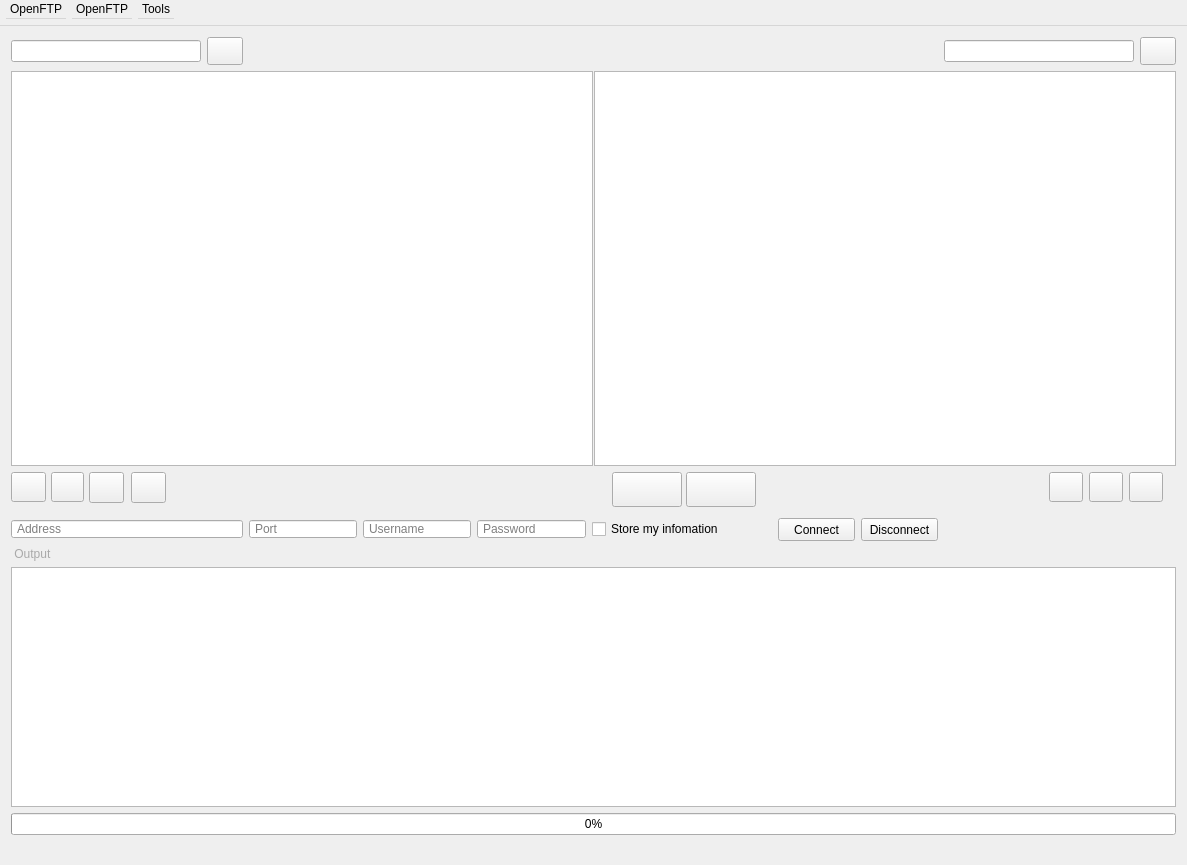
<?xml version="1.0" encoding="UTF-8"?>
<ui version="4.0">
 <class>clientGui</class>
 <widget class="QMainWindow" name="clientGui">
  <property name="geometry">
   <rect>
    <x>0</x>
    <y>0</y>
    <width>1187</width>
    <height>865</height>
   </rect>
  </property>
  <property name="sizePolicy">
   <sizepolicy hsizetype="Fixed" vsizetype="Fixed">
    <horstretch>0</horstretch>
    <verstretch>0</verstretch>
   </sizepolicy>
  </property>
  <property name="windowTitle">
   <string>client</string>
  </property>
  <property name="windowIcon">
   <iconset resource="resources.qrc">
    <normaloff>:/alienIcon/images/icon.png</normaloff>:/alienIcon/images/icon.png</iconset>
  </property>
  <property name="styleSheet">
   <string notr="true"/>
  </property>
  <property name="iconSize">
   <size>
    <width>18</width>
    <height>20</height>
   </size>
  </property>
  <property name="unifiedTitleAndToolBarOnMac">
   <bool>true</bool>
  </property>
  <widget class="QWidget" name="centralWidget">
   <layout class="QGridLayout" name="gridLayout">
    <item row="2" column="0">
     <widget class="QGroupBox" name="groupBox">
      <property name="styleSheet">
       <string notr="true">.QGroupBox{ border:none;}</string>
      </property>
      <property name="title">
       <string/>
      </property>
      <property name="flat">
       <bool>true</bool>
      </property>
      <widget class="QPushButton" name="localReturnButton">
       <property name="geometry">
        <rect>
         <x>40</x>
         <y>0</y>
         <width>33</width>
         <height>30</height>
        </rect>
       </property>
       <property name="sizePolicy">
        <sizepolicy hsizetype="Fixed" vsizetype="Fixed">
         <horstretch>0</horstretch>
         <verstretch>0</verstretch>
        </sizepolicy>
       </property>
       <property name="layoutDirection">
        <enum>Qt::LeftToRight</enum>
       </property>
       <property name="text">
        <string/>
       </property>
       <property name="icon">
        <iconset resource="resources.qrc">
         <normaloff>:/returnIcon/images/return_button.png</normaloff>:/returnIcon/images/return_button.png</iconset>
       </property>
       <property name="iconSize">
        <size>
         <width>21</width>
         <height>22</height>
        </size>
       </property>
      </widget>
      <widget class="QPushButton" name="openFileBrowserButton">
       <property name="geometry">
        <rect>
         <x>78</x>
         <y>0</y>
         <width>35</width>
         <height>31</height>
        </rect>
       </property>
       <property name="maximumSize">
        <size>
         <width>35</width>
         <height>16777215</height>
        </size>
       </property>
       <property name="layoutDirection">
        <enum>Qt::LeftToRight</enum>
       </property>
       <property name="text">
        <string/>
       </property>
       <property name="icon">
        <iconset resource="resources.qrc">
         <normaloff>:/folderIcon/images/folder.png</normaloff>:/folderIcon/images/folder.png</iconset>
       </property>
       <property name="iconSize">
        <size>
         <width>22</width>
         <height>23</height>
        </size>
       </property>
      </widget>
      <widget class="QPushButton" name="localHomeButton">
       <property name="geometry">
        <rect>
         <x>0</x>
         <y>0</y>
         <width>35</width>
         <height>30</height>
        </rect>
       </property>
       <property name="maximumSize">
        <size>
         <width>35</width>
         <height>16777215</height>
        </size>
       </property>
       <property name="layoutDirection">
        <enum>Qt::RightToLeft</enum>
       </property>
       <property name="text">
        <string/>
       </property>
       <property name="icon">
        <iconset resource="resources.qrc">
         <normaloff>:/homeIcon/images/home_button.png</normaloff>:/homeIcon/images/home_button.png</iconset>
       </property>
       <property name="iconSize">
        <size>
         <width>22</width>
         <height>22</height>
        </size>
       </property>
      </widget>
      <widget class="QPushButton" name="deleteButtonLocal">
       <property name="geometry">
        <rect>
         <x>120</x>
         <y>0</y>
         <width>35</width>
         <height>31</height>
        </rect>
       </property>
       <property name="maximumSize">
        <size>
         <width>35</width>
         <height>16777215</height>
        </size>
       </property>
       <property name="text">
        <string/>
       </property>
       <property name="icon">
        <iconset resource="resources.qrc">
         <normaloff>:/deleteIcon/images/delete.png</normaloff>:/deleteIcon/images/delete.png</iconset>
       </property>
       <property name="iconSize">
        <size>
         <width>22</width>
         <height>22</height>
        </size>
       </property>
      </widget>
     </widget>
    </item>
    <item row="3" column="4">
     <widget class="QLineEdit" name="passwordEdit">
      <property name="enabled">
       <bool>true</bool>
      </property>
      <property name="sizePolicy">
       <sizepolicy hsizetype="Fixed" vsizetype="Fixed">
        <horstretch>0</horstretch>
        <verstretch>0</verstretch>
       </sizepolicy>
      </property>
      <property name="minimumSize">
       <size>
        <width>75</width>
        <height>0</height>
       </size>
      </property>
      <property name="styleSheet">
       <string notr="true">padding-left:3px</string>
      </property>
      <property name="echoMode">
       <enum>QLineEdit::Password</enum>
      </property>
      <property name="placeholderText">
       <string>Password</string>
      </property>
     </widget>
    </item>
    <item row="0" column="8">
     <widget class="QLineEdit" name="serverSearchEdit">
      <property name="sizePolicy">
       <sizepolicy hsizetype="Fixed" vsizetype="Fixed">
        <horstretch>0</horstretch>
        <verstretch>0</verstretch>
       </sizepolicy>
      </property>
      <property name="minimumSize">
       <size>
        <width>190</width>
        <height>0</height>
       </size>
      </property>
      <property name="maximumSize">
       <size>
        <width>16777215</width>
        <height>16777215</height>
       </size>
      </property>
      <property name="layoutDirection">
       <enum>Qt::RightToLeft</enum>
      </property>
      <property name="cursorPosition">
       <number>0</number>
      </property>
     </widget>
    </item>
    <item row="0" column="1">
     <widget class="QPushButton" name="localSearchButton">
      <property name="sizePolicy">
       <sizepolicy hsizetype="Fixed" vsizetype="Fixed">
        <horstretch>0</horstretch>
        <verstretch>0</verstretch>
       </sizepolicy>
      </property>
      <property name="minimumSize">
       <size>
        <width>36</width>
        <height>28</height>
       </size>
      </property>
      <property name="maximumSize">
       <size>
        <width>36</width>
        <height>28</height>
       </size>
      </property>
      <property name="layoutDirection">
       <enum>Qt::LeftToRight</enum>
      </property>
      <property name="text">
       <string/>
      </property>
      <property name="icon">
       <iconset resource="resources.qrc">
        <normaloff>:/searchIcon/images/search_button.png</normaloff>:/searchIcon/images/search_button.png</iconset>
      </property>
      <property name="iconSize">
       <size>
        <width>24</width>
        <height>20</height>
       </size>
      </property>
     </widget>
    </item>
    <item row="3" column="7">
     <widget class="QPushButton" name="disconnectButton">
      <property name="sizePolicy">
       <sizepolicy hsizetype="Fixed" vsizetype="Fixed">
        <horstretch>0</horstretch>
        <verstretch>0</verstretch>
       </sizepolicy>
      </property>
      <property name="minimumSize">
       <size>
        <width>75</width>
        <height>23</height>
       </size>
      </property>
      <property name="text">
       <string>Disconnect</string>
      </property>
     </widget>
    </item>
    <item row="3" column="2">
     <widget class="QLineEdit" name="portEdit">
      <property name="sizePolicy">
       <sizepolicy hsizetype="Fixed" vsizetype="Fixed">
        <horstretch>0</horstretch>
        <verstretch>0</verstretch>
       </sizepolicy>
      </property>
      <property name="minimumSize">
       <size>
        <width>60</width>
        <height>0</height>
       </size>
      </property>
      <property name="maximumSize">
       <size>
        <width>16777215</width>
        <height>16777215</height>
       </size>
      </property>
      <property name="styleSheet">
       <string notr="true">padding-left:3px</string>
      </property>
      <property name="placeholderText">
       <string>Port</string>
      </property>
     </widget>
    </item>
    <item row="3" column="5">
     <widget class="QCheckBox" name="storeInformationCheckbox">
      <property name="text">
       <string>Store my infomation</string>
      </property>
     </widget>
    </item>
    <item row="2" column="5">
     <widget class="QGroupBox" name="groupBox_3">
      <property name="sizePolicy">
       <sizepolicy hsizetype="Preferred" vsizetype="Fixed">
        <horstretch>0</horstretch>
        <verstretch>0</verstretch>
       </sizepolicy>
      </property>
      <property name="minimumSize">
       <size>
        <width>180</width>
        <height>40</height>
       </size>
      </property>
      <property name="layoutDirection">
       <enum>Qt::RightToLeft</enum>
      </property>
      <property name="styleSheet">
       <string notr="true">.QGroupBox{ border:none;}</string>
      </property>
      <property name="title">
       <string/>
      </property>
      <property name="flat">
       <bool>true</bool>
      </property>
      <widget class="QPushButton" name="uploadButton">
       <property name="geometry">
        <rect>
         <x>20</x>
         <y>0</y>
         <width>70</width>
         <height>35</height>
        </rect>
       </property>
       <property name="sizePolicy">
        <sizepolicy hsizetype="Fixed" vsizetype="Fixed">
         <horstretch>0</horstretch>
         <verstretch>0</verstretch>
        </sizepolicy>
       </property>
       <property name="minimumSize">
        <size>
         <width>70</width>
         <height>0</height>
        </size>
       </property>
       <property name="layoutDirection">
        <enum>Qt::RightToLeft</enum>
       </property>
       <property name="text">
        <string/>
       </property>
       <property name="icon">
        <iconset resource="resources.qrc">
         <normaloff>:/arrow/images/right.png</normaloff>:/arrow/images/right.png</iconset>
       </property>
       <property name="iconSize">
        <size>
         <width>25</width>
         <height>27</height>
        </size>
       </property>
      </widget>
      <widget class="QPushButton" name="downloadButton">
       <property name="geometry">
        <rect>
         <x>94</x>
         <y>0</y>
         <width>70</width>
         <height>35</height>
        </rect>
       </property>
       <property name="sizePolicy">
        <sizepolicy hsizetype="Fixed" vsizetype="Fixed">
         <horstretch>0</horstretch>
         <verstretch>0</verstretch>
        </sizepolicy>
       </property>
       <property name="minimumSize">
        <size>
         <width>70</width>
         <height>0</height>
        </size>
       </property>
       <property name="layoutDirection">
        <enum>Qt::RightToLeft</enum>
       </property>
       <property name="text">
        <string/>
       </property>
       <property name="icon">
        <iconset resource="resources.qrc">
         <normaloff>:/arrow/images/left.png</normaloff>:/arrow/images/left.png</iconset>
       </property>
       <property name="iconSize">
        <size>
         <width>25</width>
         <height>27</height>
        </size>
       </property>
      </widget>
     </widget>
    </item>
    <item row="0" column="9">
     <widget class="QPushButton" name="searchButton">
      <property name="sizePolicy">
       <sizepolicy hsizetype="Fixed" vsizetype="Fixed">
        <horstretch>0</horstretch>
        <verstretch>0</verstretch>
       </sizepolicy>
      </property>
      <property name="minimumSize">
       <size>
        <width>36</width>
        <height>28</height>
       </size>
      </property>
      <property name="maximumSize">
       <size>
        <width>36</width>
        <height>28</height>
       </size>
      </property>
      <property name="sizeIncrement">
       <size>
        <width>0</width>
        <height>0</height>
       </size>
      </property>
      <property name="text">
       <string/>
      </property>
      <property name="icon">
       <iconset resource="resources.qrc">
        <normaloff>:/searchIcon/images/search_button.png</normaloff>:/searchIcon/images/search_button.png</iconset>
      </property>
      <property name="iconSize">
       <size>
        <width>22</width>
        <height>19</height>
       </size>
      </property>
      <property name="checkable">
       <bool>false</bool>
      </property>
      <property name="default">
       <bool>false</bool>
      </property>
      <property name="flat">
       <bool>false</bool>
      </property>
     </widget>
    </item>
    <item row="2" column="8" colspan="2">
     <widget class="QGroupBox" name="groupBox_2">
      <property name="sizePolicy">
       <sizepolicy hsizetype="Fixed" vsizetype="Preferred">
        <horstretch>0</horstretch>
        <verstretch>0</verstretch>
       </sizepolicy>
      </property>
      <property name="minimumSize">
       <size>
        <width>137</width>
        <height>0</height>
       </size>
      </property>
      <property name="layoutDirection">
       <enum>Qt::RightToLeft</enum>
      </property>
      <property name="styleSheet">
       <string notr="true">.QGroupBox{ border:none;}</string>
      </property>
      <property name="title">
       <string/>
      </property>
      <property name="flat">
       <bool>true</bool>
      </property>
      <widget class="QPushButton" name="returnButton">
       <property name="geometry">
        <rect>
         <x>50</x>
         <y>0</y>
         <width>34</width>
         <height>30</height>
        </rect>
       </property>
       <property name="sizePolicy">
        <sizepolicy hsizetype="Fixed" vsizetype="Fixed">
         <horstretch>0</horstretch>
         <verstretch>0</verstretch>
        </sizepolicy>
       </property>
       <property name="sizeIncrement">
        <size>
         <width>0</width>
         <height>0</height>
        </size>
       </property>
       <property name="text">
        <string/>
       </property>
       <property name="icon">
        <iconset resource="resources.qrc">
         <normaloff>:/returnIcon/images/return_button.png</normaloff>:/returnIcon/images/return_button.png</iconset>
       </property>
       <property name="iconSize">
        <size>
         <width>22</width>
         <height>22</height>
        </size>
       </property>
       <property name="checkable">
        <bool>false</bool>
       </property>
       <property name="default">
        <bool>false</bool>
       </property>
       <property name="flat">
        <bool>false</bool>
       </property>
      </widget>
      <widget class="QPushButton" name="homeButton">
       <property name="geometry">
        <rect>
         <x>10</x>
         <y>0</y>
         <width>34</width>
         <height>30</height>
        </rect>
       </property>
       <property name="sizePolicy">
        <sizepolicy hsizetype="Fixed" vsizetype="Fixed">
         <horstretch>0</horstretch>
         <verstretch>0</verstretch>
        </sizepolicy>
       </property>
       <property name="sizeIncrement">
        <size>
         <width>0</width>
         <height>0</height>
        </size>
       </property>
       <property name="text">
        <string/>
       </property>
       <property name="icon">
        <iconset resource="resources.qrc">
         <normaloff>:/homeIcon/images/home_button.png</normaloff>:/homeIcon/images/home_button.png</iconset>
       </property>
       <property name="iconSize">
        <size>
         <width>22</width>
         <height>22</height>
        </size>
       </property>
       <property name="checkable">
        <bool>false</bool>
       </property>
       <property name="default">
        <bool>false</bool>
       </property>
       <property name="flat">
        <bool>false</bool>
       </property>
      </widget>
      <widget class="QPushButton" name="deleteButton">
       <property name="geometry">
        <rect>
         <x>90</x>
         <y>0</y>
         <width>34</width>
         <height>30</height>
        </rect>
       </property>
       <property name="sizePolicy">
        <sizepolicy hsizetype="Fixed" vsizetype="Fixed">
         <horstretch>0</horstretch>
         <verstretch>0</verstretch>
        </sizepolicy>
       </property>
       <property name="sizeIncrement">
        <size>
         <width>0</width>
         <height>0</height>
        </size>
       </property>
       <property name="text">
        <string/>
       </property>
       <property name="icon">
        <iconset resource="resources.qrc">
         <normaloff>:/deleteIcon/images/delete.png</normaloff>:/deleteIcon/images/delete.png</iconset>
       </property>
       <property name="iconSize">
        <size>
         <width>22</width>
         <height>22</height>
        </size>
       </property>
       <property name="checkable">
        <bool>false</bool>
       </property>
       <property name="default">
        <bool>false</bool>
       </property>
       <property name="flat">
        <bool>false</bool>
       </property>
      </widget>
     </widget>
    </item>
    <item row="3" column="0" colspan="2">
     <widget class="QLineEdit" name="addressEdit">
      <property name="sizePolicy">
       <sizepolicy hsizetype="Expanding" vsizetype="Fixed">
        <horstretch>0</horstretch>
        <verstretch>0</verstretch>
       </sizepolicy>
      </property>
      <property name="minimumSize">
       <size>
        <width>100</width>
        <height>0</height>
       </size>
      </property>
      <property name="maximumSize">
       <size>
        <width>16777215</width>
        <height>16777215</height>
       </size>
      </property>
      <property name="styleSheet">
       <string notr="true">padding-left:3px</string>
      </property>
      <property name="placeholderText">
       <string>Address</string>
      </property>
     </widget>
    </item>
    <item row="6" column="0" colspan="10">
     <widget class="QProgressBar" name="progressBar">
      <property name="enabled">
       <bool>true</bool>
      </property>
      <property name="sizePolicy">
       <sizepolicy hsizetype="Expanding" vsizetype="Fixed">
        <horstretch>0</horstretch>
        <verstretch>0</verstretch>
       </sizepolicy>
      </property>
      <property name="minimumSize">
       <size>
        <width>100</width>
        <height>0</height>
       </size>
      </property>
      <property name="value">
       <number>0</number>
      </property>
      <property name="textVisible">
       <bool>true</bool>
      </property>
      <property name="invertedAppearance">
       <bool>false</bool>
      </property>
      <property name="textDirection">
       <enum>QProgressBar::BottomToTop</enum>
      </property>
     </widget>
    </item>
    <item row="0" column="0">
     <widget class="QLineEdit" name="localSearchEdit">
      <property name="sizePolicy">
       <sizepolicy hsizetype="Fixed" vsizetype="Fixed">
        <horstretch>0</horstretch>
        <verstretch>0</verstretch>
       </sizepolicy>
      </property>
      <property name="minimumSize">
       <size>
        <width>190</width>
        <height>0</height>
       </size>
      </property>
      <property name="maximumSize">
       <size>
        <width>16777215</width>
        <height>16777215</height>
       </size>
      </property>
     </widget>
    </item>
    <item row="3" column="3">
     <widget class="QLineEdit" name="usernameEdit">
      <property name="sizePolicy">
       <sizepolicy hsizetype="Fixed" vsizetype="Fixed">
        <horstretch>0</horstretch>
        <verstretch>0</verstretch>
       </sizepolicy>
      </property>
      <property name="minimumSize">
       <size>
        <width>85</width>
        <height>0</height>
       </size>
      </property>
      <property name="maximumSize">
       <size>
        <width>16777215</width>
        <height>16777215</height>
       </size>
      </property>
      <property name="styleSheet">
       <string notr="true">padding-left:3px</string>
      </property>
      <property name="placeholderText">
       <string>Username</string>
      </property>
     </widget>
    </item>
    <item row="5" column="0" colspan="10">
     <widget class="QTextEdit" name="mainTextWindow">
      <property name="sizePolicy">
       <sizepolicy hsizetype="Expanding" vsizetype="Fixed">
        <horstretch>0</horstretch>
        <verstretch>0</verstretch>
       </sizepolicy>
      </property>
      <property name="minimumSize">
       <size>
        <width>100</width>
        <height>240</height>
       </size>
      </property>
      <property name="frameShadow">
       <enum>QFrame::Plain</enum>
      </property>
      <property name="lineWidth">
       <number>5</number>
      </property>
      <property name="readOnly">
       <bool>true</bool>
      </property>
      <property name="textInteractionFlags">
       <set>Qt::LinksAccessibleByKeyboard|Qt::LinksAccessibleByMouse</set>
      </property>
     </widget>
    </item>
    <item row="1" column="0" colspan="10">
     <widget class="QSplitter" name="splitter">
      <property name="sizePolicy">
       <sizepolicy hsizetype="Expanding" vsizetype="Expanding">
        <horstretch>0</horstretch>
        <verstretch>0</verstretch>
       </sizepolicy>
      </property>
      <property name="minimumSize">
       <size>
        <width>0</width>
        <height>349</height>
       </size>
      </property>
      <property name="styleSheet">
       <string notr="true"/>
      </property>
      <property name="frameShadow">
       <enum>QFrame::Sunken</enum>
      </property>
      <property name="lineWidth">
       <number>5</number>
      </property>
      <property name="midLineWidth">
       <number>2</number>
      </property>
      <property name="orientation">
       <enum>Qt::Horizontal</enum>
      </property>
      <property name="opaqueResize">
       <bool>true</bool>
      </property>
      <property name="handleWidth">
       <number>1</number>
      </property>
      <property name="childrenCollapsible">
       <bool>true</bool>
      </property>
      <widget class="QTableView" name="localBrowser">
       <property name="sizePolicy">
        <sizepolicy hsizetype="Expanding" vsizetype="Expanding">
         <horstretch>1</horstretch>
         <verstretch>0</verstretch>
        </sizepolicy>
       </property>
       <property name="minimumSize">
        <size>
         <width>0</width>
         <height>300</height>
        </size>
       </property>
       <property name="sizeIncrement">
        <size>
         <width>0</width>
         <height>0</height>
        </size>
       </property>
       <property name="baseSize">
        <size>
         <width>0</width>
         <height>0</height>
        </size>
       </property>
       <property name="layoutDirection">
        <enum>Qt::LeftToRight</enum>
       </property>
       <property name="styleSheet">
        <string notr="true"/>
       </property>
       <property name="verticalScrollBarPolicy">
        <enum>Qt::ScrollBarAsNeeded</enum>
       </property>
       <property name="selectionMode">
        <enum>QAbstractItemView::ExtendedSelection</enum>
       </property>
       <property name="selectionBehavior">
        <enum>QAbstractItemView::SelectRows</enum>
       </property>
       <property name="verticalScrollMode">
        <enum>QAbstractItemView::ScrollPerPixel</enum>
       </property>
       <property name="horizontalScrollMode">
        <enum>QAbstractItemView::ScrollPerPixel</enum>
       </property>
       <property name="showGrid">
        <bool>false</bool>
       </property>
       <property name="gridStyle">
        <enum>Qt::DashLine</enum>
       </property>
       <attribute name="horizontalHeaderVisible">
        <bool>true</bool>
       </attribute>
       <attribute name="horizontalHeaderMinimumSectionSize">
        <number>25</number>
       </attribute>
       <attribute name="horizontalHeaderDefaultSectionSize">
        <number>80</number>
       </attribute>
       <attribute name="verticalHeaderVisible">
        <bool>false</bool>
       </attribute>
       <attribute name="verticalHeaderMinimumSectionSize">
        <number>25</number>
       </attribute>
       <attribute name="verticalHeaderDefaultSectionSize">
        <number>25</number>
       </attribute>
      </widget>
      <widget class="QTableView" name="serverBrowser">
       <property name="sizePolicy">
        <sizepolicy hsizetype="Expanding" vsizetype="Expanding">
         <horstretch>1</horstretch>
         <verstretch>0</verstretch>
        </sizepolicy>
       </property>
       <property name="minimumSize">
        <size>
         <width>0</width>
         <height>300</height>
        </size>
       </property>
       <property name="sizeIncrement">
        <size>
         <width>0</width>
         <height>0</height>
        </size>
       </property>
       <property name="styleSheet">
        <string notr="true"/>
       </property>
       <property name="selectionMode">
        <enum>QAbstractItemView::ExtendedSelection</enum>
       </property>
       <property name="selectionBehavior">
        <enum>QAbstractItemView::SelectRows</enum>
       </property>
       <property name="verticalScrollMode">
        <enum>QAbstractItemView::ScrollPerPixel</enum>
       </property>
       <property name="horizontalScrollMode">
        <enum>QAbstractItemView::ScrollPerPixel</enum>
       </property>
       <property name="showGrid">
        <bool>false</bool>
       </property>
       <property name="gridStyle">
        <enum>Qt::DashLine</enum>
       </property>
       <attribute name="horizontalHeaderVisible">
        <bool>true</bool>
       </attribute>
       <attribute name="horizontalHeaderCascadingSectionResizes">
        <bool>false</bool>
       </attribute>
       <attribute name="horizontalHeaderMinimumSectionSize">
        <number>25</number>
       </attribute>
       <attribute name="horizontalHeaderDefaultSectionSize">
        <number>80</number>
       </attribute>
       <attribute name="verticalHeaderVisible">
        <bool>false</bool>
       </attribute>
       <attribute name="verticalHeaderMinimumSectionSize">
        <number>25</number>
       </attribute>
       <attribute name="verticalHeaderDefaultSectionSize">
        <number>25</number>
       </attribute>
      </widget>
     </widget>
    </item>
    <item row="3" column="6">
     <widget class="QPushButton" name="connectButton">
      <property name="sizePolicy">
       <sizepolicy hsizetype="Fixed" vsizetype="Fixed">
        <horstretch>0</horstretch>
        <verstretch>0</verstretch>
       </sizepolicy>
      </property>
      <property name="minimumSize">
       <size>
        <width>75</width>
        <height>23</height>
       </size>
      </property>
      <property name="text">
       <string>Connect</string>
      </property>
     </widget>
    </item>
    <item row="4" column="0" colspan="10">
     <widget class="QLabel" name="label">
      <property name="styleSheet">
       <string notr="true">color:darkGrey;</string>
      </property>
      <property name="text">
       <string> Output</string>
      </property>
     </widget>
    </item>
   </layout>
  </widget>
  <widget class="QMenuBar" name="menuBar">
   <property name="geometry">
    <rect>
     <x>0</x>
     <y>0</y>
     <width>1187</width>
     <height>26</height>
    </rect>
   </property>
   <property name="minimumSize">
    <size>
     <width>0</width>
     <height>26</height>
    </size>
   </property>
   <property name="styleSheet">
    <string notr="true"/>
   </property>
   <property name="defaultUp">
    <bool>false</bool>
   </property>
   <property name="nativeMenuBar">
    <bool>false</bool>
   </property>
   <widget class="QMenu" name="menuOptions">
    <property name="layoutDirection">
     <enum>Qt::LeftToRight</enum>
    </property>
    <property name="title">
     <string>Tools</string>
    </property>
    <addaction name="actionOptions"/>
   </widget>
   <widget class="QMenu" name="menuFile">
    <property name="tearOffEnabled">
     <bool>false</bool>
    </property>
    <property name="title">
     <string>OpenFTP</string>
    </property>
    <property name="separatorsCollapsible">
     <bool>false</bool>
    </property>
    <property name="toolTipsVisible">
     <bool>false</bool>
    </property>
    <addaction name="actionExit"/>
   </widget>
   <widget class="QMenu" name="menuIcon">
    <property name="title">
     <string>OpenFTP</string>
    </property>
    <property name="icon">
     <iconset resource="resources.qrc">
      <normaloff>:/alienIcon/images/icon.png</normaloff>:/alienIcon/images/icon.png</iconset>
    </property>
   </widget>
   <addaction name="menuIcon"/>
   <addaction name="menuFile"/>
   <addaction name="menuOptions"/>
  </widget>
  <widget class="QStatusBar" name="statusBar">
   <property name="maximumSize">
    <size>
     <width>16777215</width>
     <height>16777215</height>
    </size>
   </property>
   <property name="sizeGripEnabled">
    <bool>false</bool>
   </property>
  </widget>
  <action name="actionOptions">
   <property name="text">
    <string>Options</string>
   </property>
  </action>
  <action name="actionExit">
   <property name="text">
    <string>Exit</string>
   </property>
  </action>
  <action name="actionExitIcon">
   <property name="icon">
    <iconset resource="resources.qrc">
     <normaloff>:/headers/images/exit.png</normaloff>:/headers/images/exit.png</iconset>
   </property>
   <property name="text">
    <string>exitIcon</string>
   </property>
  </action>
  <action name="actionFullscreen">
   <property name="icon">
    <iconset resource="resources.qrc">
     <normaloff>:/headers/images/fullscreen.png</normaloff>:/headers/images/fullscreen.png</iconset>
   </property>
   <property name="text">
    <string>fullscreen</string>
   </property>
  </action>
  <action name="actionMinimize">
   <property name="icon">
    <iconset resource="resources.qrc">
     <normaloff>:/headers/images/minimize.png</normaloff>:/headers/images/minimize.png</iconset>
   </property>
   <property name="text">
    <string>minimize</string>
   </property>
  </action>
 </widget>
 <layoutdefault spacing="6" margin="11"/>
 <tabstops>
  <tabstop>localSearchEdit</tabstop>
  <tabstop>localHomeButton</tabstop>
  <tabstop>localReturnButton</tabstop>
  <tabstop>openFileBrowserButton</tabstop>
  <tabstop>uploadButton</tabstop>
  <tabstop>downloadButton</tabstop>
  <tabstop>deleteButton</tabstop>
  <tabstop>returnButton</tabstop>
  <tabstop>homeButton</tabstop>
  <tabstop>addressEdit</tabstop>
  <tabstop>portEdit</tabstop>
  <tabstop>usernameEdit</tabstop>
  <tabstop>passwordEdit</tabstop>
  <tabstop>storeInformationCheckbox</tabstop>
  <tabstop>connectButton</tabstop>
  <tabstop>disconnectButton</tabstop>
  <tabstop>mainTextWindow</tabstop>
  <tabstop>localBrowser</tabstop>
  <tabstop>serverBrowser</tabstop>
 </tabstops>
 <resources>
  <include location="resources.qrc"/>
 </resources>
 <connections/>
</ui>
